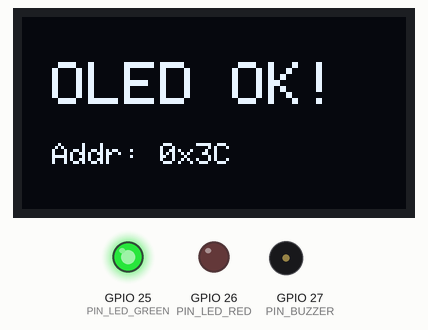
Recording of a sketch running on a simulated ESP32. Parts: 128×64 one-colour display, output pins drawn as LEDs (lit = HIGH), buzzer (waves = sounding, pin HIGH). What the sketch prints to the serial monitor is not drawn.

Above: at 1.7 s.
At 2.7 s:
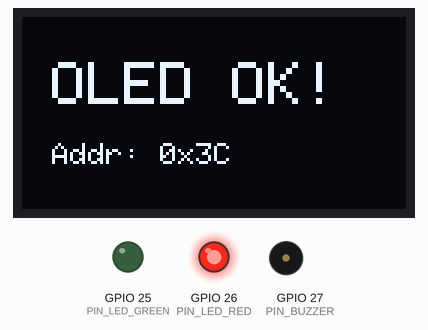
Timing chart, 0 to 130.0 s (numbered marks = the images above):
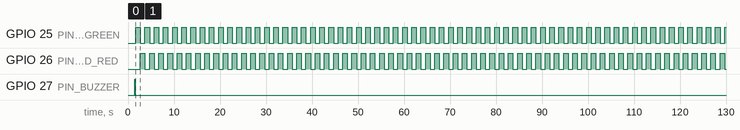

Measured:
- by itself, GPIO 25 (PIN_LED_GREEN), GPIO 26 (PIN_LED_RED): alternates HIGH for 1.0 s and LOW for 1.0 s

The sketch:

diagnostic_test.ino
```cpp
#include <Wire.h>
#include <Adafruit_GFX.h>
#include <Adafruit_SSD1306.h>

// Pins
#define PIN_LED_GREEN 25
#define PIN_LED_RED   26
#define PIN_BUZZER    27
#define OLED_SDA      21
#define OLED_SCL      22

#define SCREEN_WIDTH 128
#define SCREEN_HEIGHT 64
Adafruit_SSD1306 display(SCREEN_WIDTH, SCREEN_HEIGHT, &Wire, -1);

void setup() {
  Serial.begin(115200);
  delay(1500);
  Serial.println("\n\n==========================================");
  Serial.println("  HARDWARE DIAGNOSTIC TEST (ESP32)");
  Serial.println("==========================================");

  // 1. Test Pins Setup
  pinMode(PIN_LED_GREEN, OUTPUT);
  pinMode(PIN_LED_RED, OUTPUT);
  pinMode(PIN_BUZZER, OUTPUT);

  // 2. Test Buzzer
  Serial.println("-> Testing Buzzer...");
  digitalWrite(PIN_BUZZER, HIGH);
  delay(100);
  digitalWrite(PIN_BUZZER, LOW);

  // 3. I2C Scanner for OLED
  Serial.println("\n-> Scanning I2C bus on SDA=21, SCL=22...");
  Wire.begin(OLED_SDA, OLED_SCL);
  byte error, address;
  int nDevices = 0;
  byte foundAddress = 0;

  for (address = 1; address < 127; address++) {
    Wire.beginTransmission(address);
    error = Wire.endTransmission();

    if (error == 0) {
      Serial.printf("   [FOUND] I2C device at address 0x%02X\n", address);
      foundAddress = address;
      nDevices++;
    }
  }

  if (nDevices == 0) {
    Serial.println("   [ERROR] No I2C devices found!");
    Serial.println("   -> Check OLED VDD/GND power and SDA(21)/SCK(22) wiring.");
  } else {
    Serial.printf("   [OK] Found %d I2C device(s).\n", nDevices);

    // Try initializing OLED
    if (display.begin(SSD1306_SWITCHCAPVCC, foundAddress)) {
      Serial.println("   [OK] OLED display initialized successfully!");
      display.clearDisplay();
      display.setTextSize(2);
      display.setTextColor(SSD1306_WHITE);
      display.setCursor(10, 15);
      display.println("OLED OK!");
      display.setTextSize(1);
      display.setCursor(10, 42);
      display.printf("Addr: 0x%02X", foundAddress);
      display.display();
    } else {
      Serial.println("   [ERROR] display.begin() failed for found address.");
    }
  }

  Serial.println("\n-> Starting LED alternating blink loop...");
}

void loop() {
  // Blink Green
  Serial.println("LED: Green ON, Red OFF");
  digitalWrite(PIN_LED_GREEN, HIGH);
  digitalWrite(PIN_LED_RED, LOW);
  delay(1000);

  // Blink Red
  Serial.println("LED: Green OFF, Red ON");
  digitalWrite(PIN_LED_GREEN, LOW);
  digitalWrite(PIN_LED_RED, HIGH);
  delay(1000);
}
```
